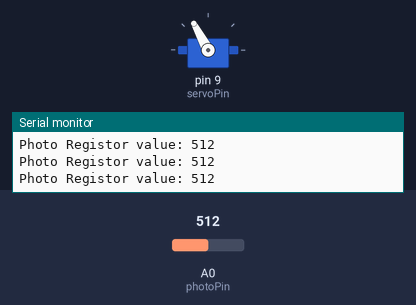
This sketch was run on a simulated Arduino Uno, built with avr-gcc and run on an emulated ATmega328P. On the bench: servo, the last lines printed to the serial monitor. The test bench sets the inputs (shaded band); at power-on: A0 (photoPin) = 512.

Above: at 1.2 s.
1.3 s: A0 (photoPin) set to 716
At 2.6 s:
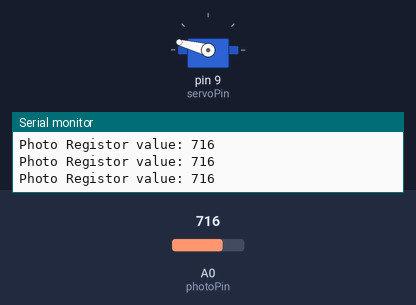
3.0 s: A0 (photoPin) set to 900
At 3.8 s:
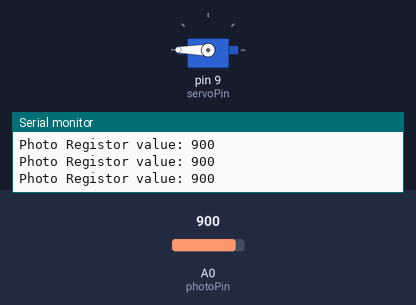
4.5 s: A0 (photoPin) set to 306
At 5.1 s:
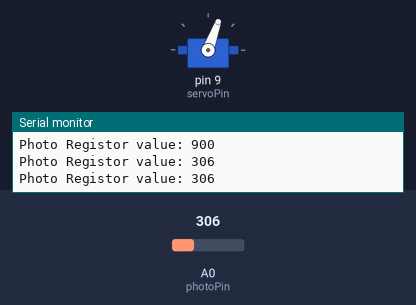
6.0 s: A0 (photoPin) set to 122
At 6.3 s:
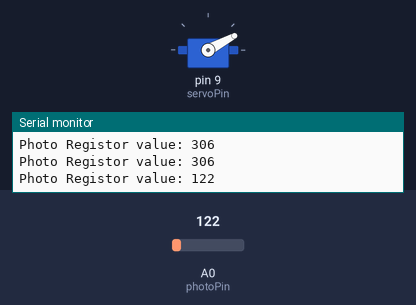
7.5 s: A0 (photoPin) set to 0
At 8.7 s:
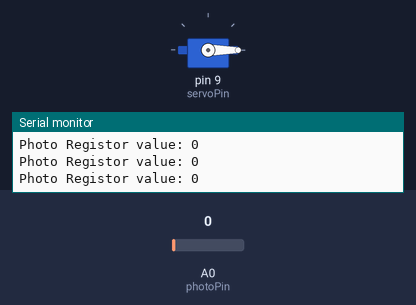
9.0 s: A0 (photoPin) set to 511
At 10.0 s:
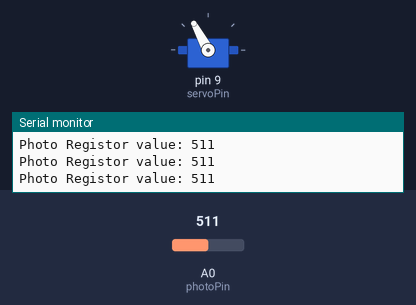
Timing chart, 0 to 11.5 s (numbered marks = the images above; inputs shaded):
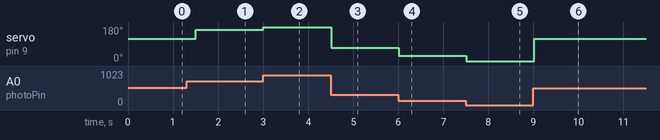

Measured:
- after the input at 1.3 s, servo on pin 9 (servoPin): 118° → 165° after 0.20 s
- after the input at 3.0 s, servo on pin 9 (servoPin): 165° → 180° at once
- after the input at 4.5 s, servo on pin 9 (servoPin): 180° → 70° at once
- after the input at 6.0 s, servo on pin 9 (servoPin): 70° → 28° at once
- after the input at 7.5 s, servo on pin 9 (servoPin): 28° → 0° at once
- after the input at 9.0 s, servo on pin 9 (servoPin): 0° → 118° at once

The sketch:

ServoMotorWithPhotoSensor.ino
```cpp
#include <Servo.h>
int servoPin = 9;
float servoPosition = 0;
int photoPin = A0;
int photoValue;
int dt = 300;
Servo myServo;

void setup() {
  // put your setup code here, to run once:
  Serial.begin(9600);
  myServo.attach(servoPin);
  pinMode(photoPin, INPUT);

}

void loop() {
  // put your main code here, to run repeatedly:
  photoValue = analogRead(photoPin);
  Serial.print("Photo Registor value: ");
  Serial.println(photoValue); //PhotoValue usuall between 0 to 780
  servoPosition = photoValue / 4.33;
  myServo.write(servoPosition);
  delay(dt);
}
```
